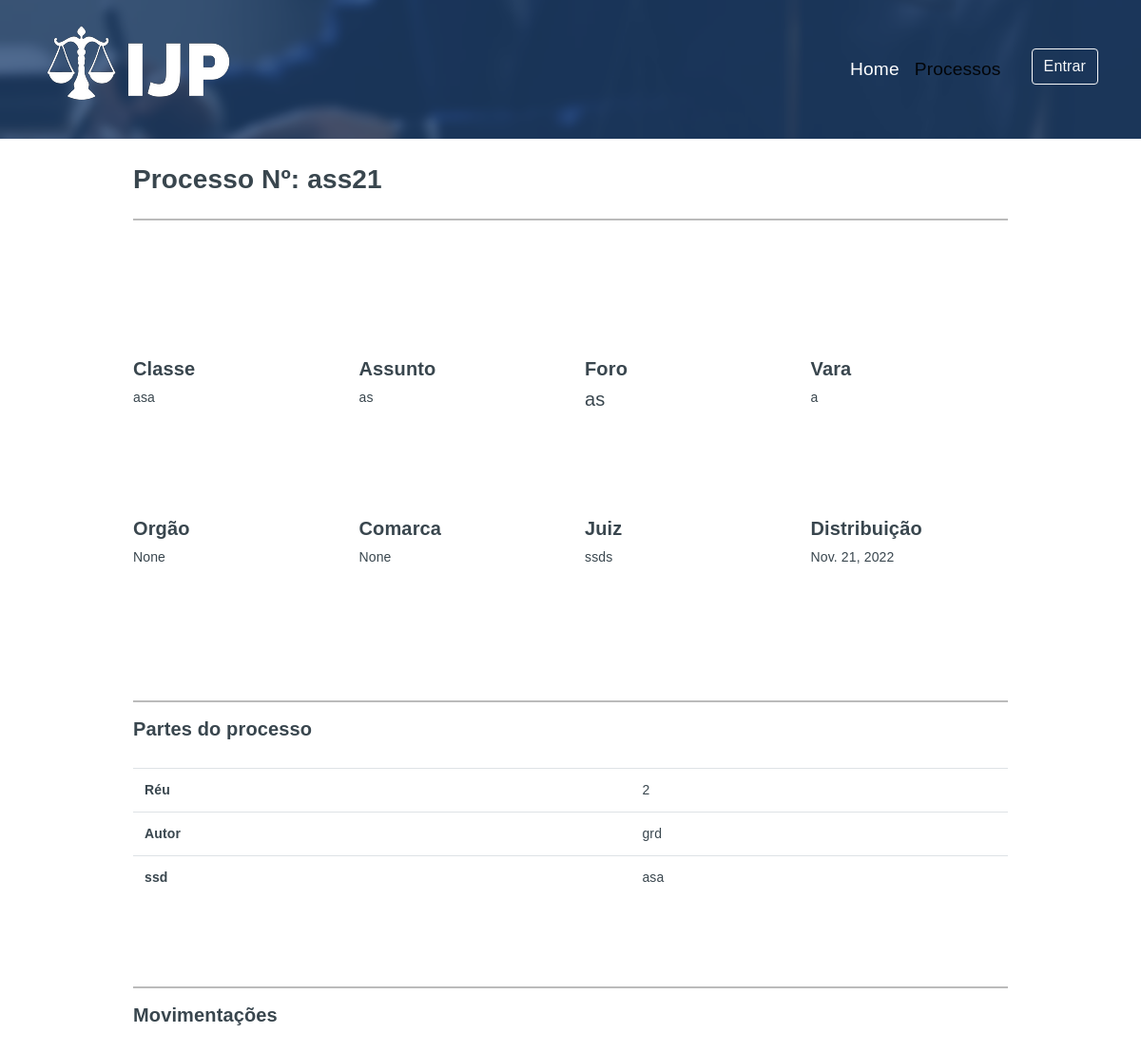
Before: /detalhes/processo/27 (upper part) with the older database file.
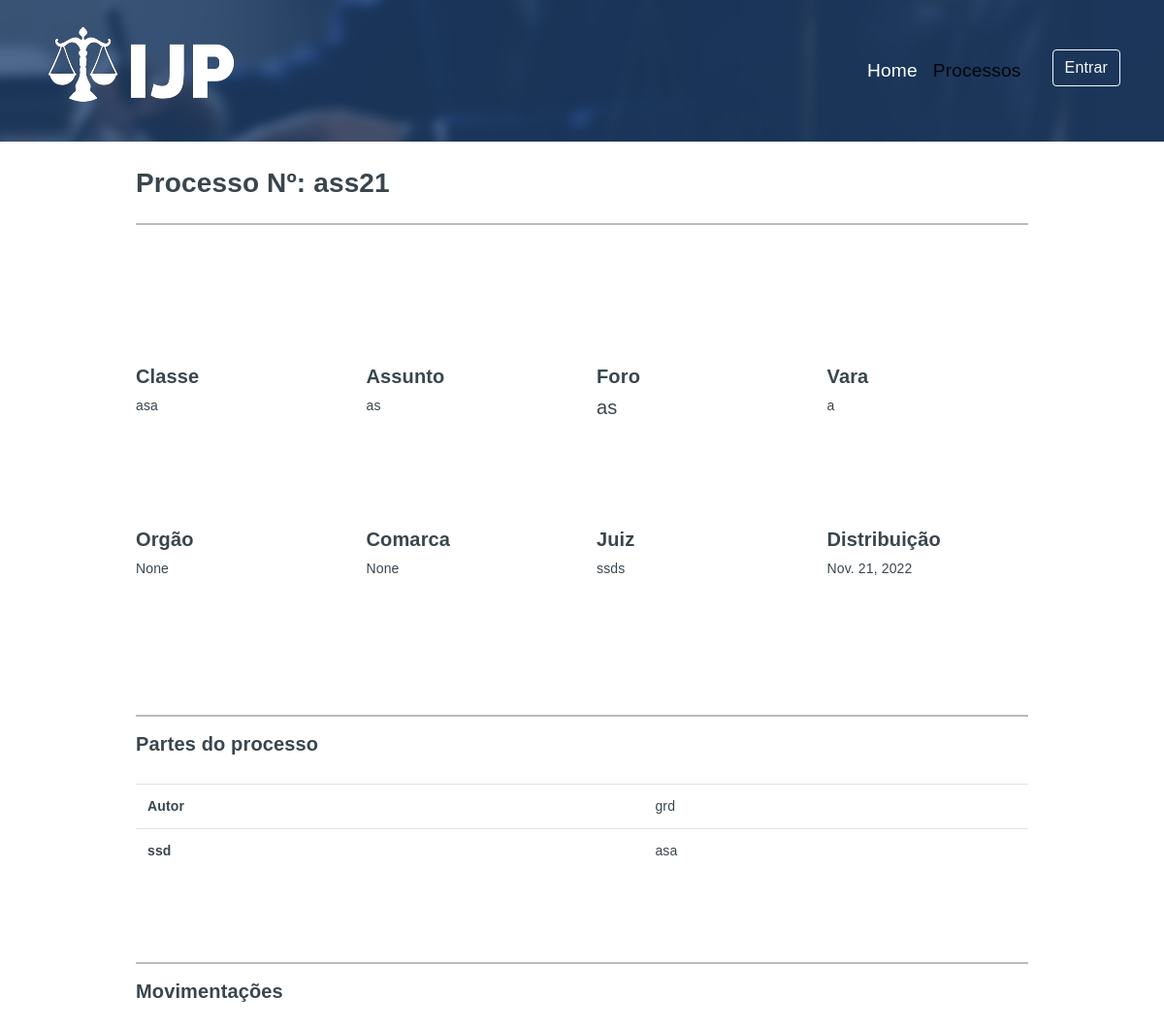
After: the same page with the newer database file.
### parts/models.py (models this page shows, shortened)
class Part (models.Model):
    process = models.ManyToManyField(
        Process, related_name='parts', blank=True)
    name = models.CharField(max_length=100)
    cpf = models.CharField(max_length=14, unique=True)
    category = models.CharField(max_length=30)

### process/views/client_processes_views.py (the view)
class ProcessClientsDetail(View):
    def get(self, request, id=None):
        process = Process.objects.filter(id=id).first()
        return render(request, 'clients/details.html', {'process': process, 'active': 2})

### templates/clients/details.html (shortened to what this page needs)
{% extends 'clients/baseHome.html' %}
{% load static %}
{% block content %}
<section class="fixed" id="">
  <div id="printMe" class="container ">
    <div style="margin-top: 100px;" class="row">
      <div class="m-auto col-md-10 ">
        <div class="align-self-center">
          <div class=" pt-5 mt-4 mb-4">
            <h3><b>Processo Nº: {{process.number}}</b></h3>
          </div>
          <hr class="solid">
          <div class=" row pt-5 mt-4 mb-4">
            <div class=" col-md-12 pt-5 mt-4 mb-4">
              <di class="row">
                <div class="col-md-3">
                  <h5><b>Classe</b></h5>
                  <p>{{process.class_process}}</p>
                </div>
                <div class="col-md-3">
                  <h5><b>Assunto</b></h5>
                  <p>{{process.subject}}</p>
                </div>
                <div class="col-md-3">
                  <h5><b>Foro</b>
                    <h5>
                      <p>{{process.forum}}</p>
                </div>
                <div class="col-md-3">
                  <h5><b>Vara</b></h5>
                  <p>{{process.court}}</p>
                </div>
              </di>
            </div>
            <div class=" col-md-12 pt-5 mt-4 mb-4">
              <di class="row">
                <div class="col-md-3">
                  <h5><b>Orgão</b></h5>
                  <p>{{process.organ}}</p>
                </div>
                <div class="col-md-3">
                  <h5><b>Comarca</b></h5>
                  <p>{{process.county}}</p>
                </div>
                <div class="col-md-3">
                  <h5><b>Juiz</b></h5>
                  <p>{{process.judge.name}}</p>
                </div>
                <div class="col-md-3">
                  <h5><b>Distribuição</b></h5>
                  <p>{{process.distribution}}</p>
                </div>
              </di>
            </div>
          </div>
        </div>
      </div>
    </div>
    <div style="margin-top: 60px;" class="row">
      <div class="col-md-10 m-auto">
        <hr class="solid">
        <h5><b>Partes do processo</b></h5>
        <br>
        <table class="table">
          <tbody>
            {% for i in process.parts.all  %}
              <tr>
                <th scope="row">{{i.category}}</th>
                <td>{{i.name}}</td>
              </tr>
            {% endfor %}
          </tbody>
        </table>
      </div>
    </div>
    <div style="margin-top: 60px;" class="row">
      <div class="col-md-10 m-auto">
        <hr class="solid">
        <h5><b>Movimentações</b></h5>
        <br>
      </div>
    </div>
    <br><br>
    <br><br>
    <br><br>
  </div>
</section>
{% endblock content %}

Changed rows visible on the page:
removed Part: category "Réu", name "2"
